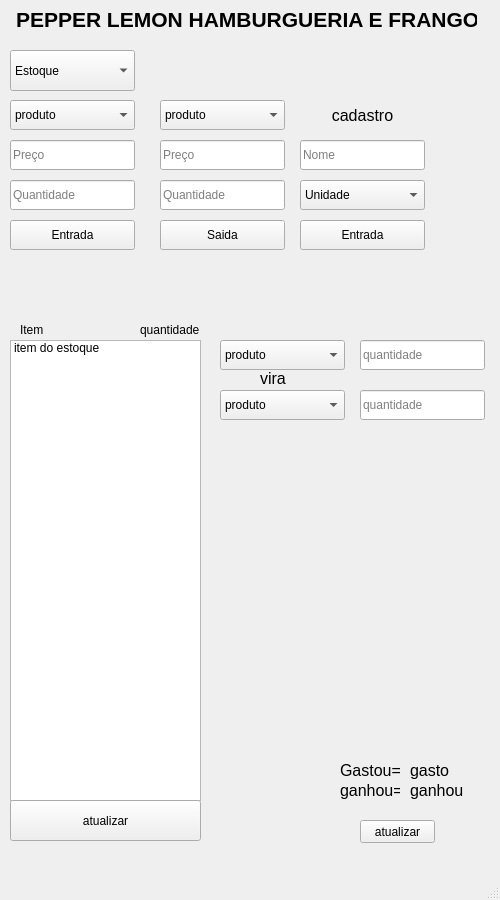
<?xml version="1.0" encoding="UTF-8"?>
<ui version="4.0">
 <class>MainWindow</class>
 <widget class="QMainWindow" name="MainWindow">
  <property name="geometry">
   <rect>
    <x>0</x>
    <y>0</y>
    <width>500</width>
    <height>900</height>
   </rect>
  </property>
  <property name="windowTitle">
   <string>MainWindow</string>
  </property>
  <property name="styleSheet">
   <string notr="true"/>
  </property>
  <property name="tabShape">
   <enum>QTabWidget::Rounded</enum>
  </property>
  <widget class="QWidget" name="centralwidget">
   <widget class="QComboBox" name="Estoque_combobox">
    <property name="geometry">
     <rect>
      <x>10</x>
      <y>50</y>
      <width>125</width>
      <height>41</height>
     </rect>
    </property>
    <item>
     <property name="text">
      <string>Estoque</string>
     </property>
    </item>
   </widget>
   <widget class="QLabel" name="nome">
    <property name="geometry">
     <rect>
      <x>16</x>
      <y>-1</y>
      <width>461</width>
      <height>41</height>
     </rect>
    </property>
    <property name="font">
     <font>
      <pointsize>16</pointsize>
      <weight>75</weight>
      <italic>false</italic>
      <bold>true</bold>
      <underline>false</underline>
      <strikeout>false</strikeout>
     </font>
    </property>
    <property name="text">
     <string>PEPPER LEMON HAMBURGUERIA E FRANGO</string>
    </property>
   </widget>
   <widget class="QLineEdit" name="Preco_entrada">
    <property name="geometry">
     <rect>
      <x>10</x>
      <y>140</y>
      <width>125</width>
      <height>30</height>
     </rect>
    </property>
    <property name="inputMask">
     <string/>
    </property>
    <property name="text">
     <string extracomment="texto"/>
    </property>
    <property name="placeholderText">
     <string>Preço</string>
    </property>
   </widget>
   <widget class="QLineEdit" name="quantidade_entrada">
    <property name="geometry">
     <rect>
      <x>10</x>
      <y>180</y>
      <width>125</width>
      <height>30</height>
     </rect>
    </property>
    <property name="inputMask">
     <string/>
    </property>
    <property name="text">
     <string extracomment="texto"/>
    </property>
    <property name="placeholderText">
     <string>Quantidade</string>
    </property>
   </widget>
   <widget class="QPushButton" name="botao_entrada">
    <property name="geometry">
     <rect>
      <x>10</x>
      <y>220</y>
      <width>125</width>
      <height>30</height>
     </rect>
    </property>
    <property name="text">
     <string>Entrada</string>
    </property>
   </widget>
   <widget class="QLineEdit" name="Preco_saida">
    <property name="geometry">
     <rect>
      <x>160</x>
      <y>140</y>
      <width>125</width>
      <height>30</height>
     </rect>
    </property>
    <property name="inputMask">
     <string/>
    </property>
    <property name="text">
     <string extracomment="texto"/>
    </property>
    <property name="placeholderText">
     <string>Preço</string>
    </property>
   </widget>
   <widget class="QPushButton" name="botao_saida">
    <property name="geometry">
     <rect>
      <x>160</x>
      <y>220</y>
      <width>125</width>
      <height>30</height>
     </rect>
    </property>
    <property name="text">
     <string>Saida</string>
    </property>
   </widget>
   <widget class="QLineEdit" name="quantidade_saida">
    <property name="geometry">
     <rect>
      <x>160</x>
      <y>180</y>
      <width>125</width>
      <height>30</height>
     </rect>
    </property>
    <property name="inputMask">
     <string/>
    </property>
    <property name="text">
     <string extracomment="texto"/>
    </property>
    <property name="placeholderText">
     <string>Quantidade</string>
    </property>
   </widget>
   <widget class="QComboBox" name="produto_saida">
    <property name="geometry">
     <rect>
      <x>160</x>
      <y>100</y>
      <width>125</width>
      <height>30</height>
     </rect>
    </property>
    <item>
     <property name="text">
      <string>produto</string>
     </property>
    </item>
   </widget>
   <widget class="QLabel" name="gastou">
    <property name="geometry">
     <rect>
      <x>340</x>
      <y>760</y>
      <width>60</width>
      <height>20</height>
     </rect>
    </property>
    <property name="font">
     <font>
      <pointsize>12</pointsize>
     </font>
    </property>
    <property name="text">
     <string>Gastou=</string>
    </property>
   </widget>
   <widget class="QLabel" name="gasto">
    <property name="geometry">
     <rect>
      <x>410</x>
      <y>760</y>
      <width>60</width>
      <height>20</height>
     </rect>
    </property>
    <property name="font">
     <font>
      <pointsize>12</pointsize>
     </font>
    </property>
    <property name="text">
     <string>gasto</string>
    </property>
   </widget>
   <widget class="QLabel" name="ganhou">
    <property name="geometry">
     <rect>
      <x>340</x>
      <y>780</y>
      <width>60</width>
      <height>20</height>
     </rect>
    </property>
    <property name="font">
     <font>
      <pointsize>12</pointsize>
     </font>
    </property>
    <property name="text">
     <string>ganhou=</string>
    </property>
   </widget>
   <widget class="QLabel" name="ganhou_2">
    <property name="geometry">
     <rect>
      <x>410</x>
      <y>780</y>
      <width>60</width>
      <height>20</height>
     </rect>
    </property>
    <property name="font">
     <font>
      <pointsize>12</pointsize>
     </font>
    </property>
    <property name="text">
     <string>ganhou</string>
    </property>
   </widget>
   <widget class="QPushButton" name="atualizar_gasto">
    <property name="geometry">
     <rect>
      <x>360</x>
      <y>820</y>
      <width>75</width>
      <height>23</height>
     </rect>
    </property>
    <property name="text">
     <string>atualizar</string>
    </property>
   </widget>
   <widget class="QListWidget" name="estoque">
    <property name="geometry">
     <rect>
      <x>10</x>
      <y>340</y>
      <width>191</width>
      <height>461</height>
     </rect>
    </property>
    <item>
     <property name="text">
      <string>item do estoque</string>
     </property>
    </item>
   </widget>
   <widget class="QLabel" name="legenda_estoque">
    <property name="geometry">
     <rect>
      <x>20</x>
      <y>320</y>
      <width>60</width>
      <height>20</height>
     </rect>
    </property>
    <property name="text">
     <string>Item</string>
    </property>
   </widget>
   <widget class="QLabel" name="legenda_estoque_2">
    <property name="geometry">
     <rect>
      <x>140</x>
      <y>320</y>
      <width>60</width>
      <height>20</height>
     </rect>
    </property>
    <property name="text">
     <string>quantidade</string>
    </property>
   </widget>
   <widget class="QComboBox" name="produto_saida_2">
    <property name="geometry">
     <rect>
      <x>10</x>
      <y>100</y>
      <width>125</width>
      <height>30</height>
     </rect>
    </property>
    <item>
     <property name="text">
      <string>produto</string>
     </property>
    </item>
   </widget>
   <widget class="QPushButton" name="botao_entrada_2">
    <property name="geometry">
     <rect>
      <x>300</x>
      <y>220</y>
      <width>125</width>
      <height>30</height>
     </rect>
    </property>
    <property name="text">
     <string>Entrada</string>
    </property>
   </widget>
   <widget class="QLineEdit" name="nome_novo">
    <property name="geometry">
     <rect>
      <x>300</x>
      <y>140</y>
      <width>125</width>
      <height>30</height>
     </rect>
    </property>
    <property name="inputMask">
     <string/>
    </property>
    <property name="text">
     <string extracomment="texto"/>
    </property>
    <property name="placeholderText">
     <string>Nome</string>
    </property>
   </widget>
   <widget class="QComboBox" name="comboBox">
    <property name="geometry">
     <rect>
      <x>300</x>
      <y>180</y>
      <width>125</width>
      <height>30</height>
     </rect>
    </property>
    <item>
     <property name="text">
      <string>Unidade</string>
     </property>
    </item>
    <item>
     <property name="text">
      <string>Kilograma</string>
     </property>
    </item>
    <item>
     <property name="text">
      <string>metro</string>
     </property>
    </item>
    <item>
     <property name="text">
      <string>litro</string>
     </property>
    </item>
   </widget>
   <widget class="QLabel" name="cadastro">
    <property name="geometry">
     <rect>
      <x>300</x>
      <y>100</y>
      <width>125</width>
      <height>30</height>
     </rect>
    </property>
    <property name="font">
     <font>
      <pointsize>12</pointsize>
     </font>
    </property>
    <property name="layoutDirection">
     <enum>Qt::LeftToRight</enum>
    </property>
    <property name="text">
     <string>cadastro</string>
    </property>
    <property name="alignment">
     <set>Qt::AlignCenter</set>
    </property>
   </widget>
   <widget class="QComboBox" name="produto_tranforma_1">
    <property name="geometry">
     <rect>
      <x>220</x>
      <y>340</y>
      <width>125</width>
      <height>30</height>
     </rect>
    </property>
    <item>
     <property name="text">
      <string>produto</string>
     </property>
    </item>
   </widget>
   <widget class="QLabel" name="label_vira">
    <property name="geometry">
     <rect>
      <x>260</x>
      <y>370</y>
      <width>51</width>
      <height>16</height>
     </rect>
    </property>
    <property name="font">
     <font>
      <pointsize>12</pointsize>
     </font>
    </property>
    <property name="text">
     <string>vira</string>
    </property>
   </widget>
   <widget class="QLineEdit" name="quantidade_transforma">
    <property name="geometry">
     <rect>
      <x>360</x>
      <y>340</y>
      <width>125</width>
      <height>30</height>
     </rect>
    </property>
    <property name="placeholderText">
     <string>quantidade</string>
    </property>
   </widget>
   <widget class="QComboBox" name="produto_tranforma_2">
    <property name="geometry">
     <rect>
      <x>220</x>
      <y>390</y>
      <width>125</width>
      <height>30</height>
     </rect>
    </property>
    <item>
     <property name="text">
      <string>produto</string>
     </property>
    </item>
   </widget>
   <widget class="QLineEdit" name="quantidade_transforma_2">
    <property name="geometry">
     <rect>
      <x>360</x>
      <y>390</y>
      <width>125</width>
      <height>30</height>
     </rect>
    </property>
    <property name="placeholderText">
     <string>quantidade</string>
    </property>
   </widget>
   <widget class="QPushButton" name="atualizar_estoque">
    <property name="geometry">
     <rect>
      <x>10</x>
      <y>800</y>
      <width>191</width>
      <height>41</height>
     </rect>
    </property>
    <property name="text">
     <string>atualizar</string>
    </property>
   </widget>
  </widget>
  <widget class="QMenuBar" name="menubar">
   <property name="geometry">
    <rect>
     <x>0</x>
     <y>0</y>
     <width>500</width>
     <height>21</height>
    </rect>
   </property>
  </widget>
  <widget class="QStatusBar" name="statusbar"/>
 </widget>
 <resources/>
 <connections/>
</ui>
